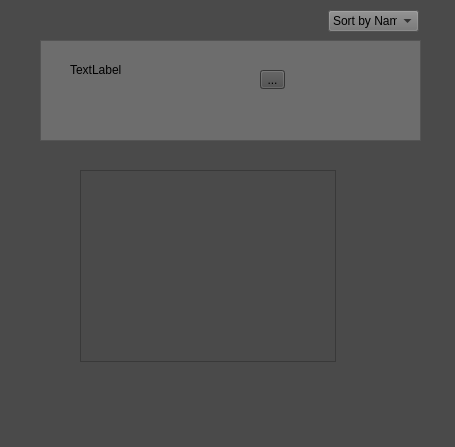
<?xml version="1.0" encoding="UTF-8"?>
<ui version="4.0">
 <class>DownloadLibrary</class>
 <widget class="QDialog" name="DownloadLibrary">
  <property name="geometry">
   <rect>
    <x>0</x>
    <y>0</y>
    <width>455</width>
    <height>447</height>
   </rect>
  </property>
  <property name="windowTitle">
   <string>Dialog</string>
  </property>
  <property name="styleSheet">
   <string notr="true">background-color: rgb(74, 74, 74);</string>
  </property>
  <widget class="QListView" name="listView">
   <property name="geometry">
    <rect>
     <x>40</x>
     <y>40</y>
     <width>381</width>
     <height>101</height>
    </rect>
   </property>
   <property name="styleSheet">
    <string notr="true">background-color: rgb(109, 109, 109);</string>
   </property>
  </widget>
  <widget class="QComboBox" name="comboBox">
   <property name="geometry">
    <rect>
     <x>328</x>
     <y>10</y>
     <width>91</width>
     <height>22</height>
    </rect>
   </property>
   <property name="styleSheet">
    <string notr="true">background-color: rgb(113, 113, 113);</string>
   </property>
   <item>
    <property name="text">
     <string>Sort by Name</string>
    </property>
   </item>
   <item>
    <property name="text">
     <string>Sort by Channel</string>
    </property>
   </item>
   <item>
    <property name="text">
     <string>Sort by Date</string>
    </property>
   </item>
  </widget>
  <widget class="QListWidget" name="listWidget">
   <property name="geometry">
    <rect>
     <x>80</x>
     <y>170</y>
     <width>256</width>
     <height>192</height>
    </rect>
   </property>
  </widget>
  <widget class="QLabel" name="label">
   <property name="geometry">
    <rect>
     <x>70</x>
     <y>60</y>
     <width>158</width>
     <height>19</height>
    </rect>
   </property>
   <property name="styleSheet">
    <string notr="true">background-color: rgb(109, 109, 109);</string>
   </property>
   <property name="text">
    <string>TextLabel</string>
   </property>
  </widget>
  <widget class="QToolButton" name="toolButton">
   <property name="geometry">
    <rect>
     <x>260</x>
     <y>70</y>
     <width>25</width>
     <height>19</height>
    </rect>
   </property>
   <property name="text">
    <string>...</string>
   </property>
  </widget>
 </widget>
 <resources/>
 <connections>
  <connection>
   <sender>toolButton</sender>
   <signal>objectNameChanged(QString)</signal>
   <receiver>label</receiver>
   <slot>setText(QString)</slot>
   <hints>
    <hint type="sourcelabel">
     <x>270</x>
     <y>79</y>
    </hint>
    <hint type="destinationlabel">
     <x>201</x>
     <y>70</y>
    </hint>
   </hints>
  </connection>
 </connections>
</ui>
